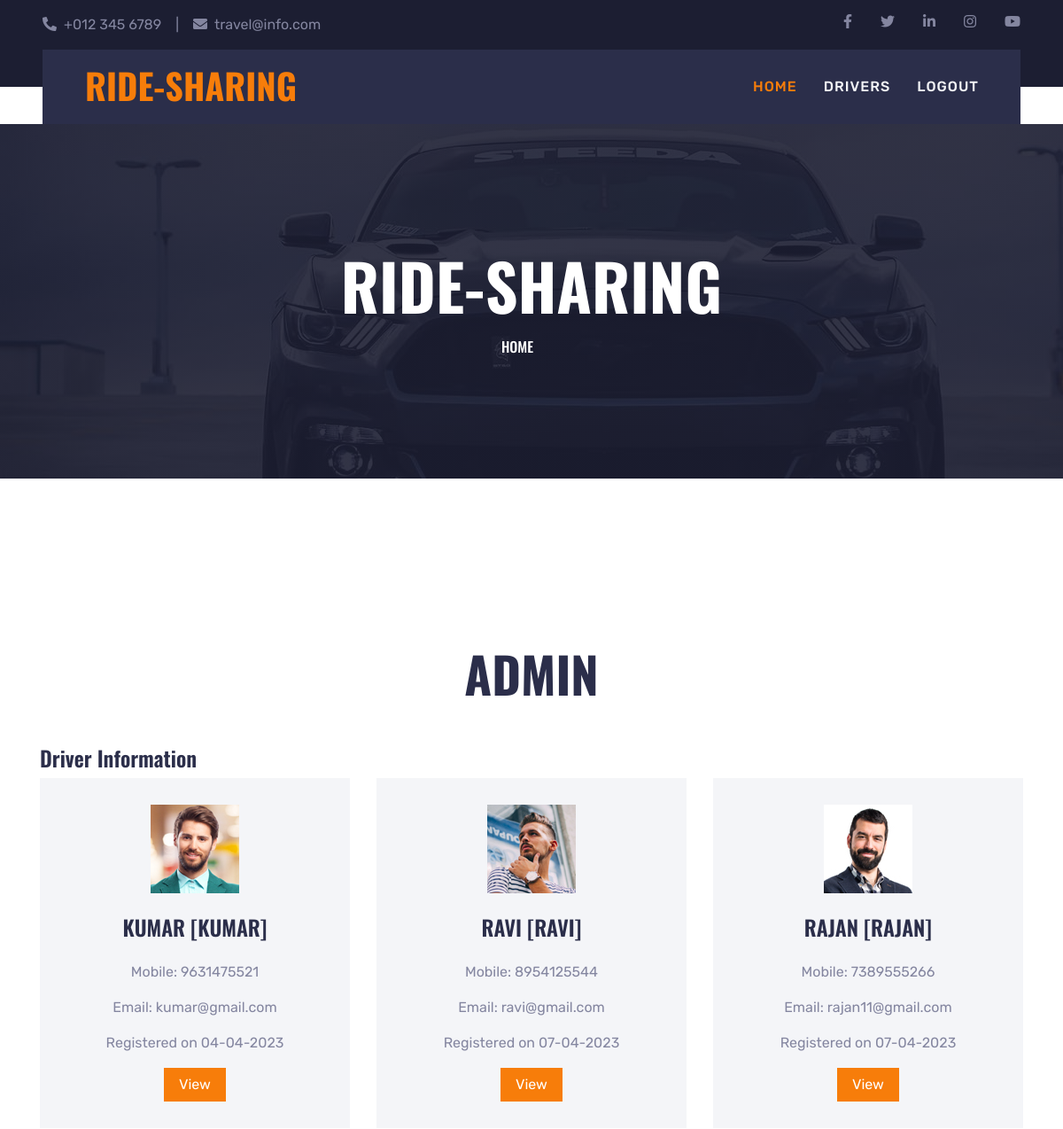
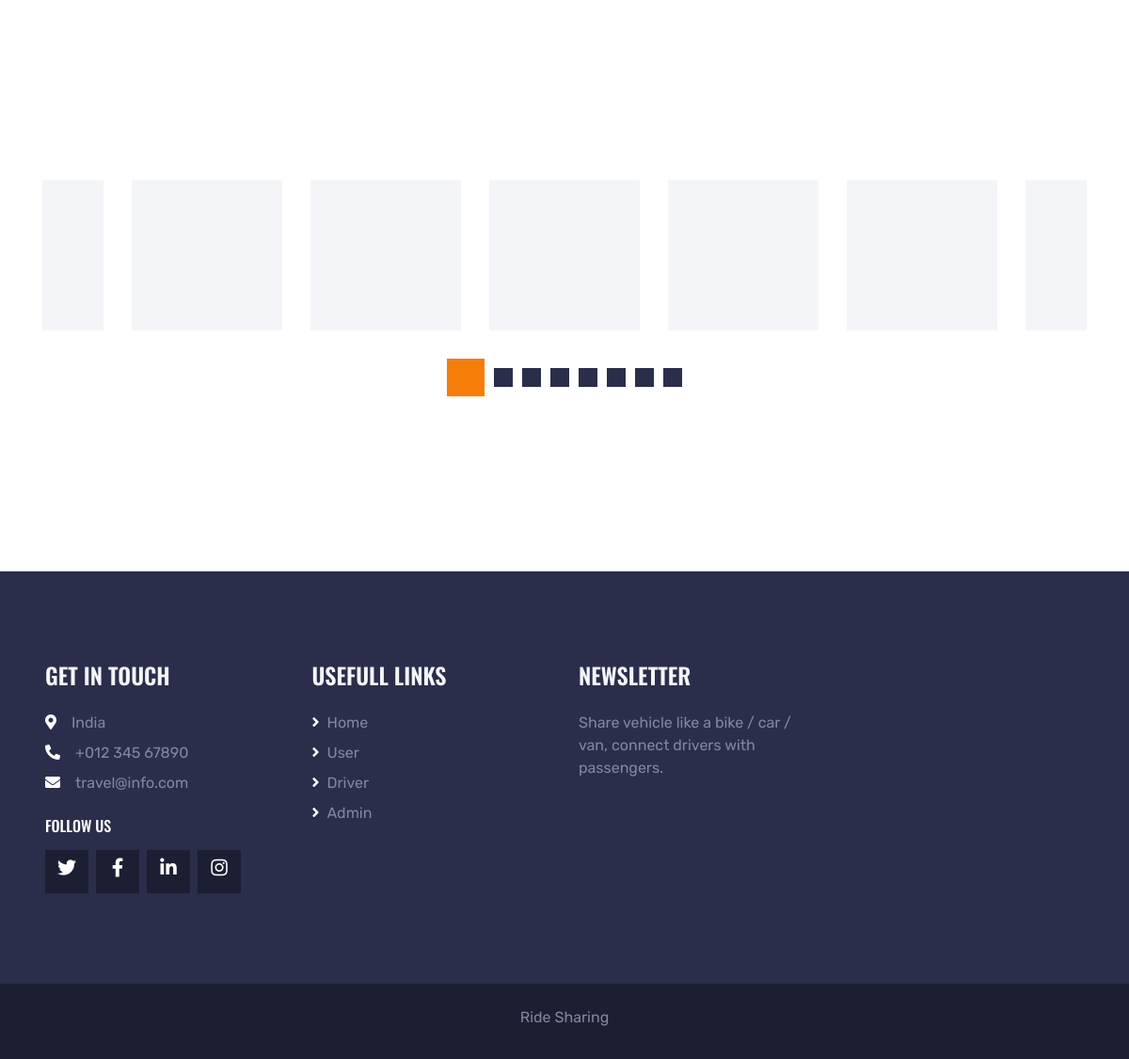
The page /view.php on the database its author committed (2 pictures, top to bottom).
### tables this page shows
CREATE TABLE `rs_driver` (
  `id` int(11) NOT NULL,
  `name` varchar(20) NOT NULL,
  `gender` varchar(10) NOT NULL,
  `dob` varchar(20) NOT NULL,
  `address` varchar(50) NOT NULL,
  `city` varchar(20) NOT NULL,
  `pincode` varchar(20) NOT NULL,
  `mobile` bigint(20) NOT NULL,
  `email` varchar(40) NOT NULL,
  `aadhar` varchar(20) NOT NULL,
  `photo` varchar(50) NOT NULL,
  `uname` varchar(20) NOT NULL,
  `pass` varchar(20) NOT NULL,
  `create_date` varchar(20) NOT NULL,
  `status` int(11) NOT NULL,
  `driving` varchar(20) NOT NULL,
  `vehicle` varchar(20) NOT NULL,
  `vmodel` varchar(30) NOT NULL,
  `vno` varchar(20) NOT NULL,
  `vphoto` varchar(50) NOT NULL,
  `vehicle_st` int(11) NOT NULL,
  `trip_st` int(11) NOT NULL
);

### view.php (the view, shortened to what this page needs)
<?php
include("dbconnect.php");
extract($_REQUEST);
?>
<?php include("adminheader.php");?>
    <div class="container-fluid py-5">
        <div class="container pt-5 pb-3">
            <h1 class="display-4 text-uppercase text-center mb-5">Admin</h1>
			<h4>Driver Information</h4>
            <div class="row">
			<?php
            $q1=mysqli_query($connect,"select * from rs_driver where status='1'");
            $n1=mysqli_num_rows($q1);
            if($n1>0)
            {
            while($mr=mysqli_fetch_array($q1)){
                ?>
               <div class="col-lg-4 col-md-6 mb-2">
                    <div class="rent-item mb-4">
                        <img class="img-fluid mb-4" src="<?php echo $mr['photo'];?>" alt="">
                        <h4 class="text-uppercase mb-4"><?php echo $mr['name'];?> [<?php echo $mr['uname'];?>]</h4>
						<p>Mobile: <?php echo $mr['mobile'];?></p>
						<p>Email: <?php echo $mr['email'];?></p>
						<p>Registered on <?php echo $mr['create_date'];?></p>
                        <a class="btn btn-primary px-3" href="view_driver.php?did=<?php echo $mr['id'];?>">View</a>
                    </div>
                </div>
                <?php
                }
            }
            else{
                ?>
                			<span style="color:#0033CC">No Information!!</span>
                            <?php
            }
            ?>
            </div>
        </div>
    </div>
<?php include("footer.php");?>

### adminheader.php (shortened to what this page needs)
<html>
<head>
    <link href="https://cdnjs.cloudflare.com/ajax/libs/font-awesome/5.15.0/css/all.min.css" rel="stylesheet">
    <link href="static/lib/owlcarousel/assets/owl.carousel.min.css" rel="stylesheet">
    <link href="static/lib/tempusdominus/css/tempusdominus-bootstrap-4.min.css" rel="stylesheet" />
    <link href="static/css/bootstrap.min.css" rel="stylesheet">
    <link href="static/css/style.css" rel="stylesheet">
</head>
<body>
    <div class="container-fluid bg-dark py-3 px-lg-5 d-none d-lg-block">
        <div class="row">
            <div class="col-md-6 text-center text-lg-left mb-2 mb-lg-0">
                <div class="d-inline-flex align-items-center">
                    <a class="text-body pr-3" href=""><i class="fa fa-phone-alt mr-2"></i>+012 345 6789</a>
                    <span class="text-body">|</span>
                    <a class="text-body px-3" href=""><i class="fa fa-envelope mr-2"></i>travel@info.com</a>
                </div>
            </div>
            <div class="col-md-6 text-center text-lg-right">
                <div class="d-inline-flex align-items-center">
                    <a class="text-body px-3" href="">
                        <i class="fab fa-facebook-f"></i>
                    </a>
                    <a class="text-body px-3" href="">
                        <i class="fab fa-twitter"></i>
                    </a>
                    <a class="text-body px-3" href="">
                        <i class="fab fa-linkedin-in"></i>
                    </a>
                    <a class="text-body px-3" href="">
                        <i class="fab fa-instagram"></i>
                    </a>
                    <a class="text-body pl-3" href="">
                        <i class="fab fa-youtube"></i>
                    </a>
                </div>
            </div>
        </div>
    </div>
    <div class="container-fluid position-relative nav-bar p-0">
        <div class="position-relative px-lg-5" style="z-index: 9;">
            <nav class="navbar navbar-expand-lg bg-secondary navbar-dark py-3 py-lg-0 pl-3 pl-lg-5">
                <a href="" class="navbar-brand">
                    <h1 class="text-uppercase text-primary mb-1">Ride-Sharing</h1>
                </a>
                <div class="collapse navbar-collapse justify-content-between px-3" id="navbarCollapse">
                    <div class="navbar-nav ml-auto py-0">
                          <a href="admin.php" class="nav-item nav-link active">Home</a>
						  <a href="view.php" class="nav-item nav-link">Drivers</a>
                          <a href="logout.php" class="nav-item nav-link">Logout</a>
                    </div>
                </div>
            </nav>
        </div>
    </div>
    <div class="container-fluid page-header">
        <h1 class="display-3 text-uppercase text-white mb-3">Ride-Sharing</h1>
        <div class="d-inline-flex text-white">
            <h6 class="text-uppercase m-0"><a class="text-white" href="admin.php">Home</a></h6>
            <h6 class="text-body m-0 px-3"></h6>
        </div>
    </div>

### footer.php (shortened to what this page needs)
<div class="container-fluid py-5">
        <div class="container py-5">
            <div class="owl-carousel vendor-carousel">
                <div class="bg-light p-4">
                    <img src="static/img/vendor-1.png" alt="">
                </div>
                <div class="bg-light p-4">
                    <img src="static/img/vendor-2.png" alt="">
                </div>
                <div class="bg-light p-4">
                    <img src="static/img/vendor-3.png" alt="">
                </div>
                <div class="bg-light p-4">
                    <img src="static/img/vendor-4.png" alt="">
                </div>
                <div class="bg-light p-4">
                    <img src="static/img/vendor-6.png" alt="">
                </div>
                <div class="bg-light p-4">
                    <img src="static/img/vendor-7.png" alt="">
                </div>
                <div class="bg-light p-4">
                    <img src="static/img/vendor-8.png" alt="">
                </div>
            </div>
        </div>
    </div>
    <div class="container-fluid bg-secondary py-5 px-sm-3 px-md-5" style="margin-top: 90px;">
        <div class="row pt-5">
            <div class="col-lg-3 col-md-6 mb-5">
                <h4 class="text-uppercase text-light mb-4">Get In Touch</h4>
                <p class="mb-2"><i class="fa fa-map-marker-alt text-white mr-3"></i>India</p>
                <p class="mb-2"><i class="fa fa-phone-alt text-white mr-3"></i>+012 345 67890</p>
                <p><i class="fa fa-envelope text-white mr-3"></i>travel@info.com</p>
                <h6 class="text-uppercase text-white py-2">Follow Us</h6>
                <div class="d-flex justify-content-start">
                    <a class="btn btn-lg btn-dark btn-lg-square mr-2" href="#"><i class="fab fa-twitter"></i></a>
                    <a class="btn btn-lg btn-dark btn-lg-square mr-2" href="#"><i class="fab fa-facebook-f"></i></a>
                    <a class="btn btn-lg btn-dark btn-lg-square mr-2" href="#"><i class="fab fa-linkedin-in"></i></a>
                    <a class="btn btn-lg btn-dark btn-lg-square" href="#"><i class="fab fa-instagram"></i></a>
                </div>
            </div>
            <div class="col-lg-3 col-md-6 mb-5">
                <h4 class="text-uppercase text-light mb-4">Usefull Links</h4>
                <div class="d-flex flex-column justify-content-start">
                    <a class="text-body mb-2" href="index.php"><i class="fa fa-angle-right text-white mr-2"></i>Home</a>
                    <a class="text-body mb-2" href="login_user.php"><i class="fa fa-angle-right text-white mr-2"></i>User</a>
                    <a class="text-body mb-2" href="login.php"><i class="fa fa-angle-right text-white mr-2"></i>Driver</a>
                    <a class="text-body mb-2" href="login_admin.php"><i class="fa fa-angle-right text-white mr-2"></i>Admin</a>
                </div>
            </div>
            <div class="col-lg-3 col-md-6 mb-5">
                <h4 class="text-uppercase text-light mb-4">Newsletter</h4>
                <p class="mb-4">Share vehicle like a bike / car / van, connect drivers with passengers.</p>
            </div>
        </div>
    </div>
    <div class="container-fluid bg-dark py-4 px-sm-3 px-md-5">
        <p class="mb-2 text-center text-body">Ride Sharing <a href="#"></a></p>
    </div>
</body>
</html>

### static/css/style.css (style rules this page uses)
:root { --primary: #F77D0A; --secondary: #2B2E4A; --light: #F4F5F8; --dark: #1C1E32; }
h1, h2, .font-weight-bold { font-weight: 700 !important; }
h3, h4, .font-weight-semi-bold { font-weight: 600 !important; }
h5, h6, .font-weight-medium { font-weight: 500 !important; }
.btn-lg-square { width: 46px; height: 46px; }
.btn-square, .btn-sm-square, .btn-lg-square { padding-left: 0; padding-right: 0; text-align: center; }
.nav-bar::before { position: absolute; content: ""; width: 100%; height: 50%; top: 0; left: 0; background: var(--dark); }
.nav-bar::after { position: absolute; content: ""; width: 100%; height: 50%; bottom: 0; left: 0; background: #ffffff; }
.navbar-dark .navbar-nav .nav-link { padding: 30px 15px; font-size: 16px; font-weight: 500; letter-spacing: 1px; text-transform: uppercase; color: var(--light); outline: none; }
.navbar-dark .navbar-nav .nav-link:hover, .navbar-dark .navbar-nav .nav-link.active { color: var(--primary); }
.page-header { height: 400px; margin-bottom: 90px; display: flex; flex-direction: column; align-items: center; justify-content: center; background: linear-gradient(rgba(28, 30, 50, .9), rgba(28, 30, 50, .9)), url(../img/bg-banner.jpg); background-attachment: fixed; }
.rent-item { padding: 30px; text-align: center; background: var(--light); transition: .5s; }
.rent-item h4 { transition: .5s; }

### rows shown on the page
rs_driver: photo (picture), name "KUMAR", uname "KUMAR", mobile "9631475521", email "kumar@gmail.com", create_date "04-04-2023"
rs_driver: photo (picture), name "RAVI", uname "RAVI", mobile "8954125544", email "ravi@gmail.com", create_date "07-04-2023"
rs_driver: photo (picture), name "RAJAN", uname "RAJAN", mobile "7389555266", email "rajan11@gmail.com", create_date "07-04-2023"
